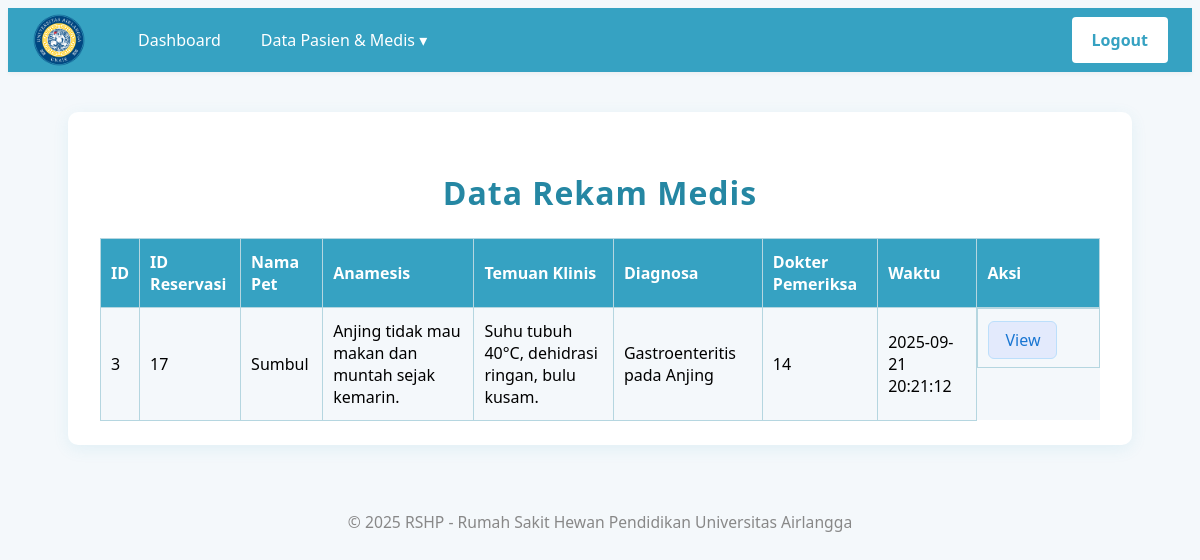
/roles/medis/Rekam_Medis/RekamMedisView.php (signed in), run on the app's committed database.
### tables this page shows
CREATE TABLE `rekam_medis` (
  `idrekam_medis` int NOT NULL,
  `idreservasi_dokter` int NOT NULL,
  `created_at` timestamp NULL DEFAULT NULL,
  `anamesis` varchar(1000) DEFAULT NULL,
  `temuan_klinis` varchar(1000) DEFAULT NULL,
  `diagnosa` varchar(1000) DEFAULT NULL,
  `dokter_pemeriksa` int NOT NULL
);

### controllers/RekamMedisController.php (called while the page is built, shortened)
<?php
require_once __DIR__ . '/../models/RekamMedis.php';
class RekamMedisController {
	private $model;
	public function __construct() {
		$this->model = new RekamMedis();
	}
	public function index() {
		return $this->model->getAll();
	}
}

### databases/koneksi.php (called while the page is built, shortened)
<?php
class Database {
	private $host;
	private $user;
	private $pass;
	private $db;
	private $conn;
	public function __construct(
		$host = 'localhost',
		$user = 'root',
		$pass = '',
		$db   = 'kuliah_wf_2025'
	) {
		$this->host = $host;
		$this->user = $user;
		$this->pass = $pass;
		$this->db   = $db;
	}
	private function connect() {
		$this->conn = new mysqli($this->host, $this->user, $this->pass, $this->db);
	}
	public function select($query, $params = [], $types = '') {
		$stmt = $this->conn->prepare($query);
		$stmt->execute();
		$result = $stmt->get_result();
		$data = $result ? $result->fetch_all(MYSQLI_ASSOC) : [];
		return $data;
	}
	public function closeConnection() {
		if ($this->conn) {
			$this->conn = null;
		}
	}
}
?>

### models/RekamMedis.php (called while the page is built, shortened)
<?php
require_once __DIR__ . '/../databases/koneksi.php';
class RekamMedis {
	public function getAll() {
		$db = new Database();
		$sql = "SELECT rm.*, COALESCE(p.nama, 'Pet Tidak Diketahui') as nama_pet, u.nama as nama_dokter
				FROM rekam_medis rm
				LEFT JOIN temu_dokter td ON rm.idreservasi_dokter = td.idreservasi_dokter
				LEFT JOIN pet p ON td.idpet = p.idpet
				LEFT JOIN role_user ru ON rm.dokter_pemeriksa = ru.idrole_user
				LEFT JOIN user u ON ru.iduser = u.iduser
				ORDER BY rm.created_at DESC";
		return $db->select($sql);
	}
}

### roles/medis/Rekam_Medis/RekamMedisView.php (the view, shortened to what this page needs)
<?php
require_once __DIR__ . '/../../../controllers/RekamMedisController.php';
include('../../../views/partials/menu.php');
class RekamMedisView
{
    public $rekamMedisList;
    public function __construct($rekamMedisList, $detailController)
    {
        $this->rekamMedisList = $rekamMedisList;
    }
    public function render()
    {
        $idrole = isset($_SESSION['idrole']) ? $_SESSION['idrole'] : null;
?>
        <!DOCTYPE html>
        <html lang="id">
        <head>
            <link rel="stylesheet" href="../../../assets/css/rekam_medis.css?v=<?php echo time(); ?>">
        </head>
        <body>
            <div class="rekam-medis-container">
                <h2 class="rekam-medis-title">Data Rekam Medis</h2>
                <table class="rekam-medis-table">
                    <tr>
                        <th>ID</th>
                        <th>ID Reservasi</th>
                        <th>Nama Pet</th>
                        <th>Anamesis</th>
                        <th>Temuan Klinis</th>
                        <th>Diagnosa</th>
                        <th>Dokter Pemeriksa</th>
                        <th>Waktu</th>
                        <th>Aksi</th>
                    </tr>
                    <?php foreach ($this->rekamMedisList as $rekam): ?>
                        <tr>
                            <td><?php echo htmlspecialchars($rekam['idrekam_medis']); ?></td>
                            <td><?php echo htmlspecialchars($rekam['idreservasi_dokter']); ?></td>
                            <td><?php echo htmlspecialchars($rekam['nama_pet'] ?? 'Pet Tidak Diketahui'); ?></td>
                            <td><?php echo htmlspecialchars($rekam['anamesis']); ?></td>
                            <td><?php echo htmlspecialchars($rekam['temuan_klinis']); ?></td>
                            <td><?php echo htmlspecialchars($rekam['diagnosa']); ?></td>
                            <td><?php echo htmlspecialchars($rekam['dokter_pemeriksa']); ?></td>
                            <td><?php echo htmlspecialchars($rekam['created_at']); ?></td>
                            <td class="action-buttons">
                                <a href="DetailRekamMedisView.php?idrekam_medis=<?= htmlspecialchars($rekam['idrekam_medis']) ?>" class="btn-view-detail">View</a>
                            </td>
                        </tr>
                    <?php endforeach; ?>
                </table>
            </div>
            <?php include('../../../views/partials/footer.php'); ?>
        </body>
        </html>
<?php
        return ob_get_clean();
    }
}
$rekamMedisController = new RekamMedisController();
$detailController = new DetailRekamMedisController();
$rekamMedisList = $rekamMedisController->index();
$view = new RekamMedisView($rekamMedisList, $detailController);
echo $view->render();

### assets/css/rekam_medis.css (style rules this page uses)
.rekam-medis-table td .btn-tambah-detail, .rekam-medis-table td .btn-view-detail, .rekam-medis-table td .btn-edit-rekammedis, .rekam-medis-table td .btn-delete-rekammedis { margin-bottom: 0; margin-right: 8px; }
.rekam-medis-table td { vertical-align: middle; }
.rekam-medis-table td.action-buttons { display: grid; grid-template-columns: 1fr 1fr; grid-auto-rows: minmax(38px, auto); gap: 10px; justify-items: center; align-items: center; padding-top: 8px; padding-bottom: 8px; }
.btn-tambah-detail, .btn-view-detail, .btn-edit-rekammedis, .btn-delete-rekammedis { display: inline-block; padding: 7px 16px; margin: 4px 4px 0 0; border-radius: 6px; font-size: 1em; font-weight: 500; text-decoration: none; border: none; cursor: pointer; transition: background 0.2s, color 0.2s; }
.btn-view-detail { background: #e3eafc; color: #1976d2; border: 1px solid #bcdffb; }
body { background: #f4f8fb; font-family: 'Segoe UI', Arial, sans-serif; }
.rekam-medis-container { max-width: 1000px; margin: 40px auto 0 auto; background: #fff; padding: 32px 32px 24px 32px; border-radius: 10px; box-shadow: 0 4px 16px rgba(54, 162, 194, 0.10); }
.rekam-medis-title { color: #2587a3; text-align: center; margin-bottom: 24px; font-size: 2em; font-weight: 700; letter-spacing: 1px; width: 100%; }
.rekam-medis-table { width: 100%; border-collapse: collapse; background: #fff; }
.rekam-medis-table th, .rekam-medis-table td { border: 1px solid #b5d6e0; padding: 12px 10px; text-align: left; font-size: 1em; font-family: 'Segoe UI', Arial, sans-serif; }
.rekam-medis-table th { background: #36a2c2; color: #fff; font-weight: 700; }
.rekam-medis-table tr:nth-child(even) { background: #f4f8fb; }

### data on the page
rekam_medis: idrekam_medis "3", idreservasi_dokter "17", nama_pet "Sumbul", anamesis "Anjing tidak mau makan dan muntah sejak kemarin.", temuan_klinis "Suhu tubuh 40°C, dehidrasi ringan, bulu kusam.", diagnosa "Gastroenteritis pada Anjing", dokter_pemeriksa "14", created_at "2025-09-21 20:21:12"
